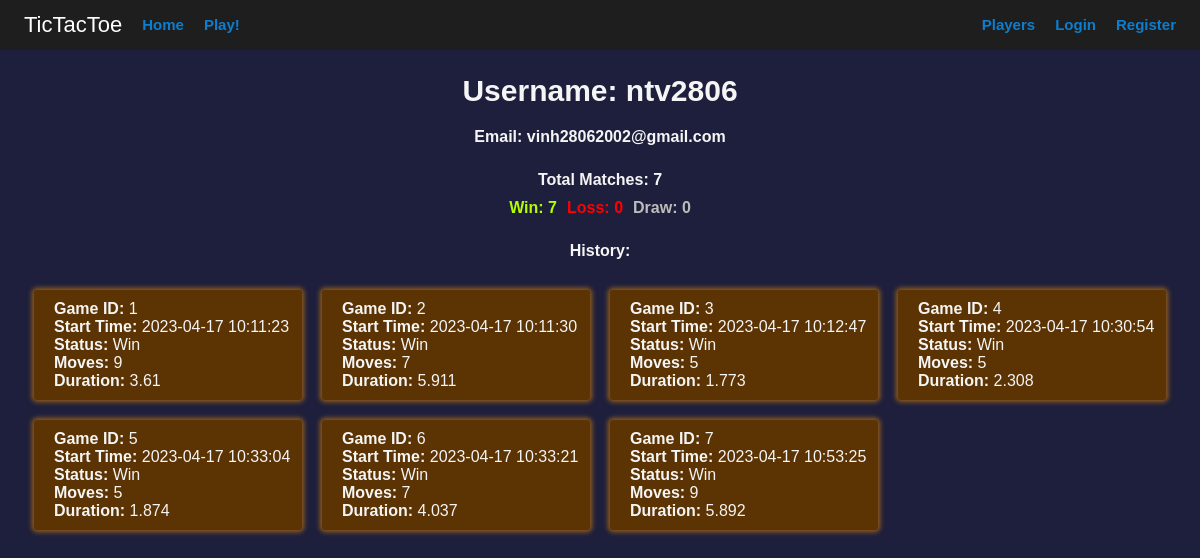
Screenshot of /player/1 with the database file from the repository.
### app/models.py (models this page shows, shortened)
class Player(db.Model, UserMixin):
    __tablename__ = 'players'
    id = db.Column(db.Integer, primary_key=True)
    username = db.Column(db.String(20), unique=True, nullable=False)
    email = db.Column(db.String(100), unique=True, nullable=False)
    password_hash = db.Column(db.String(100), nullable=False)
    match = db.relationship('Match', backref='player', lazy='select', cascade='all, delete-orphan')
    @property
    def password(self):
        raise AttributeError("password is not a readable attribute")
    def num_matches_played(self):
        return len(self.match)
    def num_matches_win(self):
        return len([w for w in self.match if w.status == "Win"])
    def num_matches_loss(self):
        return len([l for l in self.match if l.status == "Loss"])
    def num_matches_draw(self):
        return len([d for d in self.match if d.status == "Draw"])

class Match(db.Model):
    __tablename__ = 'match'
    id = db.Column(db.Integer, primary_key=True)
    status = db.Column(db.String, nullable=False)
    moves = db.Column(db.Integer, nullable=False)
    start_time = db.Column(db.DateTime, nullable=False)
    duration = db.Column(db.Float, nullable=False)
    player_id = db.Column(db.Integer, db.ForeignKey('players.id'), nullable=False)

### app/main/views.py (the view)
@main.route('/player/<int:player_id>')
def player_profile(player_id):
    player = Player.query.get_or_404(player_id)
    return render_template('player_profile.html', player=player)

### app/templates/player_profile.html (shortened to what this page needs)
{% extends 'base.html' %} {% block title %}{{ player.username }}{% endblock %}
{% block head %} {{ super() }}
<link
  rel="stylesheet"
  type="text/css"
  href="{{ url_for('static',filename='css/player_profile.css') }}"
/>
{% endblock %}{% block content %}
<div class="container">
  <div class="username">Username: {{ player.username }}</div>
  <div class="email">Email: {{ player.email }}</div>
  <div class="stats_container">
    <div class="stat">Total Matches: {{ player.num_matches_played() }}</div>
    <div class="line">
      <div class="stat_win">Win: {{ player.num_matches_win() }}</div>
      <div class="stat_loss">Loss: {{ player.num_matches_loss() }}</div>
      <div class="stat_draw">Draw: {{ player.num_matches_draw() }}</div>
    </div>
  </div>
  <div class="my-matches">History:</div>
  <div class="matches">
    {% for match in player.match %}
    <div class="match-holder">
      <div class="match-des"><b>Game ID:</b> {{ match.id }}</div>
      <div class="match-des"><b>Start Time:</b> {{ match.start_time }}</div>
      <div class="match-des"><b>Status:</b> {{ match.status }}</div>
      <div class="match-des"><b>Moves:</b> {{ match.moves }}</div>
      <div class="match-des"><b>Duration:</b> {{ match.duration }}</div>
    </div>
    {% endfor %}
  </div>
</div>
{% endblock %}

### app/static/css/base.css (style rules this page uses)
html, body { font-family: Arial, Helvetica, sans-serif; font-weight: 600; margin: 0; padding: 0; width: 100%; }

### app/static/css/player_profile.css (style rules this page uses)
body { display: flex; flex-direction: column; align-items: center; justify-content: center; background-color: #1e1f3c; color: whitesmoke; padding: 0; margin: 0; }
.container { width: 96%; margin-top: 2%; margin-left: 2%; margin-right: 2%; display: flex; flex-direction: column; align-items: center; }
.username { font-size: 30px; }
.email { margin-top: 20px; margin-bottom: 20px; }
.my-matches { margin-bottom: 20px; }
.matches { display: flex; flex-wrap: wrap; width: 100%; border-radius: 10px; }
.match-holder { display: flex; flex-direction: column; flex-wrap: wrap; width: calc(100% / 4 - 40px); perspective: 800px; margin: 10px; justify-content: center; border-radius: 3px; background-color: #5c3302; box-shadow: 0 0 5px 2px #955f1c; padding: 10px; }
.match-des { font-weight: 400; margin-left: 10px; }
.stats_container { display: flex; flex-direction: column; align-items: center; min-width: 10%; margin-bottom: 20px; }
.stats_container .stat { margin: 5px; text-align: center; }
.stats_container .stat_draw { margin: 5px; text-align: center; color: #bcbcbc; }
.stats_container .stat_win { margin: 5px; text-align: center; color: #b1ff00; }
.stats_container .stat_loss { margin: 5px; text-align: center; color: red; }
.stats_container .line { display: flex; flex-direction: row; justify-content: center; align-items: center; flex-wrap: nowrap; }

### rows the page displays
Player: username "ntv2806", email "vinh28062002@gmail.com"
Match: num_matches_win "7", num_matches_loss "0", num_matches_draw "0", id "1", start_time "2023-04-17 10:11:23", status "Win", moves "9", duration "3.61"
Match: id "2", start_time "2023-04-17 10:11:30", status "Win", moves "7", duration "5.911"
Match: id "3", start_time "2023-04-17 10:12:47", status "Win", moves "5", duration "1.773"
Match: id "4", start_time "2023-04-17 10:30:54", status "Win", moves "5", duration "2.308"
Match: id "5", start_time "2023-04-17 10:33:04", status "Win", moves "5", duration "1.874"
Match: id "6", start_time "2023-04-17 10:33:21", status "Win", moves "7", duration "4.037"
Match: id "7", start_time "2023-04-17 10:53:25", status "Win", moves "9", duration "5.892"

### other values shown
{{ player.num_matches_played() }} "7"
